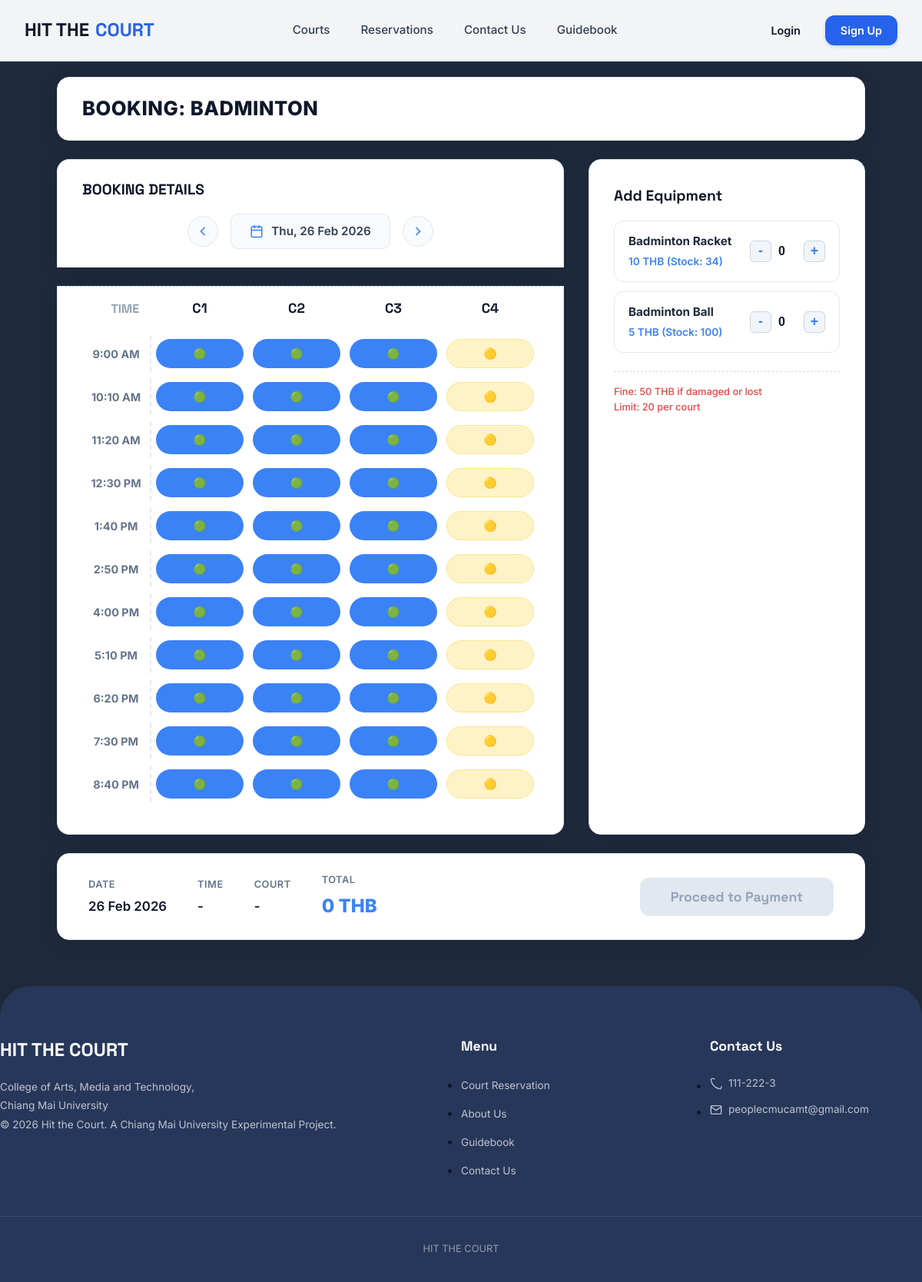
/pages/booking.php?sport_id=1 (signed in), run on the app's committed database.
### tables this page shows
CREATE TABLE `sports` (
  `sport_id` int(11) NOT NULL,
  `sport_name` varchar(50) NOT NULL,
  `slug` varchar(50) NOT NULL,
  `description` text DEFAULT NULL,
  `duration_minutes` int(11) NOT NULL,
  `price` int(11) NOT NULL,
  `max_courts` int(11) DEFAULT 1,
  `image` varchar(255) DEFAULT NULL,
  `status` enum('active','inactive') DEFAULT 'active',
  `created_at` timestamp NOT NULL DEFAULT current_timestamp(),
  `price_per_round` decimal(10,2) DEFAULT 0.00,
  `total_courts` int(11) DEFAULT 1
);

CREATE TABLE `courts` (
  `court_id` int(11) NOT NULL,
  `sport_id` int(11) NOT NULL,
  `court_number` int(11) NOT NULL,
  `court_name` varchar(50) DEFAULT NULL,
  `status` enum('available','maintenance','reserved') DEFAULT 'available',
  `created_at` timestamp NOT NULL DEFAULT current_timestamp()
);

CREATE TABLE `time_slots` (
  `slot_id` int(11) NOT NULL,
  `sport_id` int(11) NOT NULL,
  `start_time` time NOT NULL,
  `end_time` time NOT NULL,
  `status` enum('active','inactive') DEFAULT 'active'
);

CREATE TABLE `equipment` (
  `eq_id` int(11) NOT NULL,
  `sport_id` int(11) NOT NULL,
  `eq_name` varchar(100) NOT NULL,
  `price` int(11) NOT NULL,
  `stock` int(11) NOT NULL DEFAULT 0,
  `fine_amount` int(11) DEFAULT 50,
  `max_per_court` int(11) DEFAULT 10,
  `status` enum('available','unavailable') DEFAULT 'available',
  `created_at` timestamp NOT NULL DEFAULT current_timestamp()
);

### config.php (called while the page is built, shortened)
<?php
function isLoggedIn() {
    return isset($_SESSION['user_id']);
}
?>

### pages/booking.php (the view, shortened to what this page needs)
<?php
require_once '../config.php';
 $sportId = intval($_GET['sport_id'] ?? 0);
 $stmt = $pdo->prepare("SELECT * FROM sports WHERE sport_id = ?");
 $stmt->execute([$sportId]);
 $sport = $stmt->fetch();
 $selectedDate = $_GET['date'] ?? date('Y-m-d');
 $prevDate = date('Y-m-d', strtotime($selectedDate . ' -1 day'));
 $nextDate = date('Y-m-d', strtotime($selectedDate . ' +1 day'));
 $stmt = $pdo->prepare("SELECT * FROM courts WHERE sport_id = ?");
 $stmt->execute([$sportId]);
 $courts = $stmt->fetchAll();
 $stmt = $pdo->prepare("SELECT * FROM time_slots WHERE sport_id = ? ORDER BY start_time ASC");
 $stmt->execute([$sportId]);
 $timeSlots = $stmt->fetchAll();
 $stmt = $pdo->prepare("SELECT * FROM equipment WHERE sport_id = ? AND stock > 0");
 $stmt->execute([$sportId]);
 $equipments = $stmt->fetchAll();
 $bookingsMap = [];
 $stmt = $pdo->prepare("SELECT court_id, slot_id FROM bookings WHERE booking_date = ? AND payment_status IN ('pending', 'paid')");
 $stmt->execute([$selectedDate]);
foreach($stmt->fetchAll() as $b) {
    $bookingsMap[$b['court_id'].'_'.$b['slot_id']] = true;
}
?>
<!DOCTYPE html>
<html lang="en">
<head>
    <link rel="stylesheet" href="<?= SITE_URL ?>/assets/css/home.css">
</head>
<body class='bodyy'>
    <nav class="navbar-home" id="navbar">
        <div class="navbar-container">
            <a href="index.php" class="navbar-logo">HIT THE <span>COURT</span></a>
            <ul class="nav-menu">
                <li class="nav-item">
                    <a href="<?= SITE_URL ?>/pages/courts.php" class="nav-link">
                        Courts
                    </a>
                </li>
                <li class="nav-item">
                    <a href="<?= SITE_URL ?>/pages/reservations.php" class="nav-link">Reservations</a>
                </li>
                <li class="nav-item">
                    <a href="<?= SITE_URL ?>/pages/reports.php" class="nav-link">Contact Us</a>
                </li>
                <li class="nav-item">
                    <a href="<?= SITE_URL ?>/pages/guidebook.php" class="nav-link">Guidebook</a>
                </li>
            </ul>
            <div class="nav-auth">
                <?php if (isLoggedIn()): ?>
                    <div class="user-menu">
                        <button class="user-btn">
                            <div class="user-avatar">
                                <?= strtoupper(substr($_SESSION['username'], 0, 1)) ?>
                            </div>
                            <span><?= htmlspecialchars($_SESSION['username']) ?></span>
                            <svg xmlns="http://www.w3.org/2000/svg" width="16" height="16" viewBox="0 0 24 24" fill="none" stroke="currentColor" stroke-width="2"><polyline points="6 9 12 15 18 9"></polyline></svg>
                        </button>
                        <div class="user-dropdown">
                            <div style="padding: 1rem; border-bottom: 1px solid var(--gray-200);">
                                <small style="color: var(--gray-500);">Signed in as</small>
                                <p style="font-weight: 600;"><?= htmlspecialchars($_SESSION['username']) ?></p>
                            </div>
                            <div style="padding: 0.5rem;">
                                <a href="<?= SITE_URL ?>/pages/reservations.php" class="dropdown-link">
                                    <svg xmlns="http://www.w3.org/2000/svg" width="18" height="18" viewBox="0 0 24 24" fill="none" stroke="currentColor" stroke-width="2"><rect x="3" y="4" width="18" height="18" rx="2" ry="2"></rect><line x1="16" y1="2" x2="16" y2="6"></line><line x1="8" y1="2" x2="8" y2="6"></line><line x1="3" y1="10" x2="21" y2="10"></line></svg>
                                    My Bookings
                                </a>
                                 <a href="<?= SITE_URL ?>/pages/profile.php" class="dropdown-link">
                                    <svg xmlns="http://www.w3.org/2000/svg" width="18" height="18" viewBox="0 0 24 24" fill="none" stroke="currentColor" stroke-width="2"><path d="M20 21v-2a4 4 0 0 0-4-4H8a4 4 0 0 0-4 4v2"></path><circle cx="12" cy="7" r="4"></circle></svg>
                                    My Profile
                                </a>
                                    <a href="<?= SITE_URL ?>/pages/membership.php" class="dropdown-link">
                                        <svg xmlns="http://www.w3.org/2000/svg" width="18" height="18" viewBox="0 0 24 24" fill="none" stroke="currentColor" stroke-width="2">
                                            <path d="M6 3h12l3 6-9 12L3 9l3-6z"></path>
                                            <path d="M3 9h18"></path>
                                            <path d="M9 3l3 6 3-6"></path>
                                        </svg>
                                        Membership
                                    </a>
                                <div style="border-top: 1px solid var(--gray-200); margin-top: 0.5rem; padding-top: 0.5rem;">
                                    <a href="<?= SITE_URL ?>/api/auth.php?action=logout" class="dropdown-link" style="color: var(--error);">
                                        <svg xmlns="http://www.w3.org/2000/svg" width="18" height="18" viewBox="0 0 24 24" fill="none" stroke="currentColor" stroke-width="2"><path d="M9 21H5a2 2 0 0 1-2-2V5a2 2 0 0 1 2-2h4"></path><polyline points="16 17 21 12 16 7"></polyline><line x1="21" y1="12" x2="9" y2="12"></line></svg>
                                        Logout
                                    </a>
                                </div>
                            </div>
                        </div>
                    </div>
                <?php else: ?>
                    <a href="<?= SITE_URL ?>/pages/login.php" class="btn btn-ghost">Login</a>
                    <a href="<?= SITE_URL ?>/pages/register.php" class="btn btn-primary">Sign Up</a>
                <?php endif; ?>
            </div>
        </div>
    </nav>
    <div class="booking-page-container">
        <div class="booking-left">
            <div class="page-header">
                <h1>Booking: <?= htmlspecialchars($sport['sport_name']) ?></h1>
            </div>
            <div class="date-selector">
                <a href="?sport_id=<?= $sportId ?>&date=<?= $prevDate ?>" class="date-arrow">
                    <svg width="20" height="20" viewBox="0 0 24 24" fill="none" stroke="currentColor" stroke-width="2"><polyline points="15 18 9 12 15 6"></polyline></svg>
                </a>
                <div class="current-date"><?= date('D, d M Y', strtotime($selectedDate)) ?></div>
                <a href="?sport_id=<?= $sportId ?>&date=<?= $nextDate ?>" class="date-arrow">
                    <svg width="20" height="20" viewBox="0 0 24 24" fill="none" stroke="currentColor" stroke-width="2"><polyline points="9 18 15 12 9 6"></polyline></svg>
                </a>
            </div>
            <form action="<?= SITE_URL ?>/api/book.php" method="POST" id="bookingForm">
                <table class="booking-grid-table">
                    <thead>
                        <tr>
                            <th>Time</th>
                            <?php foreach($courts as $c): ?>
                                <th>C<?= preg_replace('/[^0-9]/', '', $c['court_name']) ?></th>
                            <?php endforeach; ?>
                        </tr>
                    </thead>
                    <tbody>
                        <?php foreach($timeSlots as $slot): ?>
                        <tr>
                            <td class="time-label">
                                <?= date('g:i A', strtotime($slot['start_time'])) ?>
                            </td>
                            <?php foreach($courts as $c):
                                $key = $c['court_id'].'_'.$slot['slot_id'];
                                $isBookedBySomeone = isset($bookingsMap[$key]);
                                $isCourtUnavailable = ($c['status'] !== 'available');
                                $isDisabled = $isBookedBySomeone || $isCourtUnavailable;
                                $btnText = '🟢';
                                $btnClass = '';
                                if ($isCourtUnavailable) {
                                    $btnText = '🟡';
                                    $btnClass = 'is-maintenance';
                                } elseif ($isBookedBySomeone) {
                                    $btnText = '🔴';
                                    $btnClass = 'is-booked';
                                }
                            ?>
                            <td>
                                <button type="button"
                                        class="slot-btn <?= $btnClass ?>"
                                        data-court-id="<?= $c['court_id'] ?>"
                                        data-slot-id="<?= $slot['slot_id'] ?>"
                                        data-price="<?= $sport['price'] ?>"
                                        data-time="<?= date('g:i A', strtotime($slot['start_time'])) ?>"
                                        data-court-name="C<?= preg_replace('/[^0-9]/', '', $c['court_name']) ?>"
                                        <?= $isDisabled ? 'disabled' : '' ?>>
                                    <?= $btnText ?>
                                </button>
                            </td>
                            <?php endforeach; ?>
                        </tr>
                        <?php endforeach; ?>
                    </tbody>
                </table>
                <?php if(!empty($equipments)): ?>
                <div class="equipment-section">
                    <h3 style="font-family:var(--font-display); margin-bottom:1rem;">Add Equipment</h3>
                    <div class="equipment-grid">
                        <?php foreach($equipments as $eq): ?>
                        <div class="eq-item">
                            <div class="eq-info">
                                <h4><?= htmlspecialchars($eq['eq_name']) ?></h4>
                                <p><?= number_format($eq['price']) ?> THB (Stock: <?= $eq['stock'] ?>)</p>
                            </div>
                            <div class="eq-qty-control">
                                <button type="button" class="eq-qty-btn" onclick="changeQty('eq<?= $eq['eq_id'] ?>', -1, <?= $eq['stock'] ?>)">-</button>
                                <input type="number" name="equipment[<?= $eq['eq_id'] ?>]" id="eq<?= $eq['eq_id'] ?>" value="0" max="<?= $eq['stock'] ?>" data-price="<?= $eq['price'] ?>" data-name="<?= htmlspecialchars($eq['eq_name']) ?>" class="eq-qty-val" readonly>
                                <button type="button" class="eq-qty-btn" onclick="changeQty('eq<?= $eq['eq_id'] ?>', 1, <?= $eq['stock'] ?>)">+</button>
                            </div>
                        </div>
                        <?php endforeach; ?>
                    </div>
                </div>
                <?php endif; ?>
            </form>
        </div>
        <div class="booking-right">
            <div class="summary-box">
                <div class="sum-row">
                    <span>Date</span>
                    <span style="font-weight:600; color:var(--secondary)"><?= date('d M Y', strtotime($selectedDate)) ?></span>
                </div>
                <div class="sum-row">
                    <span>Time</span>
                    <span id="sumTime" style="font-weight:600; color:var(--secondary)">-</span>
                </div>
                <div class="sum-row">
                    <span>Court</span>
                    <span id="sumCourt" style="font-weight:600; color:var(--secondary)">-</span>
                </div>
                <div class="sum-row total">
                    <span>Total</span>
                    <span id="sumTotal">0 THB</span>
                </div>
                <button type="submit" form="bookingForm" id="btnSubmit" class="btn-submit" disabled>
                    Proceed to Payment
                </button>
            </div>
        </div>
    </div>
    <footer class="footer">
        <div class="container">
            <div class="footer-grid">
                <div>
                    <span class="footer-logo">HIT THE COURT</span>
                    <p class="footer-text">
                        College of Arts, Media and Technology,<br>
                        Chiang Mai University<br>
                        © 2026 Hit the Court. A Chiang Mai University Experimental Project.
                    </p>
                </div>
                <div class="footer-links">
                    <h4>Menu</h4>
                    <ul>
                        <li><a href="<?= SITE_URL ?>/pages/courts.php">Court Reservation</a></li>
                        <li><a href="#about">About Us</a></li>
                        <li><a href="<?= SITE_URL ?>/pages/guidebook.php">Guidebook</a></li>
                        <li><a href="<?= SITE_URL ?>/pages/reports.php">Contact Us</a></li>
                    </ul>
                </div>
                <div class="footer-links">
                    <h4>Contact Us</h4>
                    <ul>
                        <li>
                            <a href="tel:111-222-3">
                                <svg xmlns="http://www.w3.org/2000/svg" width="16" height="16" viewBox="0 0 24 24" fill="none" stroke="currentColor" stroke-width="2"><path d="M22 16.92v3a2 2 0 0 1-2.18 2 19.79 19.79 0 0 1-8.63-3.07 19.5 19.5 0 0 1-6-6 19.79 19.79 0 0 1-3.07-8.67A2 2 0 0 1 4.11 2h3a2 2 0 0 1 2 1.72"></path></svg>
                                111-222-3
                            </a>
                        </li>
                        <li>
                            <a href="mailto:peoplecmucamt@gmail.com">
                                <svg xmlns="http://www.w3.org/2000/svg" width="16" height="16" viewBox="0 0 24 24" fill="none" stroke="currentColor" stroke-width="2"><path d="M4 4h16c1.1 0 2 .9 2 2v12c0 1.1-.9 2-2 2H4c-1.1 0-2-.9-2-2V6c0-1.1.9-2 2-2z"></path><polyline points="22,6 12,13 2,6"></polyline></svg>
                                peoplecmucamt@gmail.com
                            </a>
                        </li>
                    </ul>
                </div>
            </div>
            <div class="footer-bottom">
                <p>HIT THE COURT</p>
            </div>
        </div>
    </footer>
</body>
</html>

### data on the page
sports: sport_name "BADMINTON"
courts: court_name "1", btnText "🟢"
courts: court_name "2", btnText "🟢"
courts: court_name "3", btnText "🟢"
courts: court_name "4", status "🟡"
time_slots: start_time "9:00 AM"
time_slots: start_time "10:10 AM"
time_slots: start_time "11:20 AM"
time_slots: start_time "12:30 PM"
time_slots: start_time "1:40 PM"
time_slots: start_time "2:50 PM"
time_slots: start_time "4:00 PM"
time_slots: start_time "5:10 PM"
time_slots: start_time "6:20 PM"
time_slots: start_time "7:30 PM"
time_slots: start_time "8:40 PM"
equipment: eq_name "Badminton Racket", price "10", stock "34"
equipment: eq_name "Badminton Ball", price "5", stock "100"
